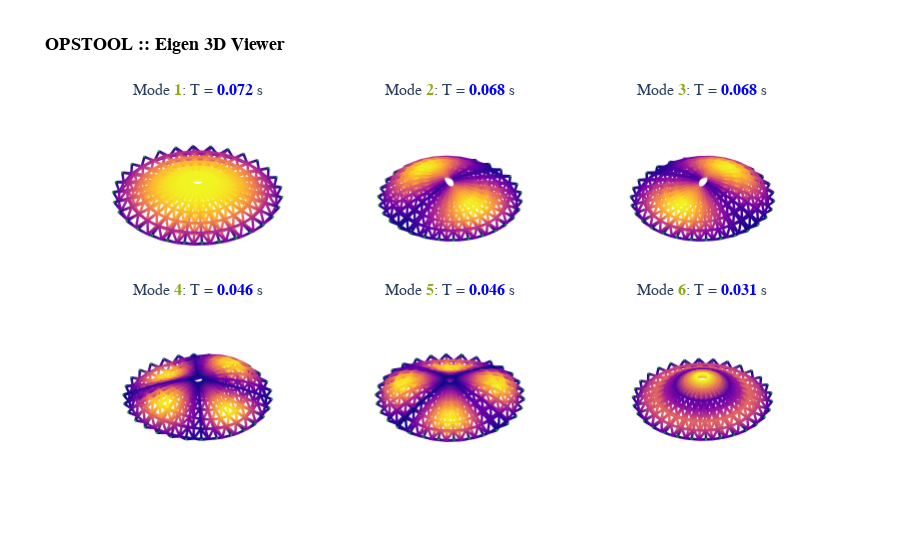

Notebook code for this chart:
### Markdown cell above
* ### Eigenvalue Analysis
Let's get the first 6 periods of the structure to see if they coincide with the ones in paper.

### Code cell
opst.post.save_eigen_data(odb_tag="eigen", mode_tag=6)
fig = opsvis.plot_eigen(odb_tag="eigen", mode_tags=6, subplots=True)
fig.show()

### Figure 1 — Plotly figure (JSON) as saved in the notebook; plotly's stock layout.template omitted (floating-point values rounded to 4 significant figures; data arrays with more than 128 entries replaced by an {"elided": "..."} marker saying what was removed)
{"data": [{"connectgaps": false, "hoverinfo": "skip", "line": {"cmax": null, "cmin": null, "color": {"elided": "4230 float values"}, "coloraxis": "coloraxis", "width": 5}, "mode": "lines", "scene": "scene", "type": "scatter3d", "x": {"elided": "4230 float values"}, "y": {"elided": "4230 float values"}, "z": {"elided": "4230 float values"}}, {"connectgaps": false, "hoverinfo": "skip", "line": {"color": "#15b01a", "width": 1}, "mode": "lines", "name": "BC", "scene": "scene", "type": "scatter3d", "x": {"elided": "540 float values"}, "y": {"elided": "540 float values"}, "z": {"elided": "540 float values"}}, {"connectgaps": false, "hoverinfo": "skip", "line": {"cmax": null, "cmin": null, "color": {"elided": "4230 float values"}, "coloraxis": "coloraxis2", "width": 5}, "mode": "lines", "scene": "scene2", "type": "scatter3d", "x": {"elided": "4230 float values"}, "y": {"elided": "4230 float values"}, "z": {"elided": "4230 float values"}}, {"connectgaps": false, "hoverinfo": "skip", "line": {"color": "#15b01a", "width": 1}, "mode": "lines", "name": "BC", "scene": "scene2", "type": "scatter3d", "x": {"elided": "540 float values"}, "y": {"elided": "540 float values"}, "z": {"elided": "540 float values"}}, {"connectgaps": false, "hoverinfo": "skip", "line": {"cmax": null, "cmin": null, "color": {"elided": "4230 float values"}, "coloraxis": "coloraxis3", "width": 5}, "mode": "lines", "scene": "scene3", "type": "scatter3d", "x": {"elided": "4230 float values"}, "y": {"elided": "4230 float values"}, "z": {"elided": "4230 float values"}}, {"connectgaps": false, "hoverinfo": "skip", "line": {"color": "#15b01a", "width": 1}, "mode": "lines", "name": "BC", "scene": "scene3", "type": "scatter3d", "x": {"elided": "540 float values"}, "y": {"elided": "540 float values"}, "z": {"elided": "540 float values"}}, {"connectgaps": false, "hoverinfo": "skip", "line": {"cmax": null, "cmin": null, "color": {"elided": "4230 float values"}, "coloraxis": "coloraxis4", "width": 5}, "mode": "lines", "scene": "scene4", "type": "scatter3d", "x": {"elided": "4230 float values"}, "y": {"elided": "4230 float values"}, "z": {"elided": "4230 float values"}}, {"connectgaps": false, "hoverinfo": "skip", "line": {"color": "#15b01a", "width": 1}, "mode": "lines", "name": "BC", "scene": "scene4", "type": "scatter3d", "x": {"elided": "540 float values"}, "y": {"elided": "540 float values"}, "z": {"elided": "540 float values"}}, {"connectgaps": false, "hoverinfo": "skip", "line": {"cmax": null, "cmin": null, "color": {"elided": "4230 float values"}, "coloraxis": "coloraxis5", "width": 5}, "mode": "lines", "scene": "scene5", "type": "scatter3d", "x": {"elided": "4230 float values"}, "y": {"elided": "4230 float values"}, "z": {"elided": "4230 float values"}}, {"connectgaps": false, "hoverinfo": "skip", "line": {"color": "#15b01a", "width": 1}, "mode": "lines", "name": "BC", "scene": "scene5", "type": "scatter3d", "x": {"elided": "540 float values"}, "y": {"elided": "540 float values"}, "z": {"elided": "540 float values"}}, {"connectgaps": false, "hoverinfo": "skip", "line": {"cmax": null, "cmin": null, "color": {"elided": "4230 float values"}, "coloraxis": "coloraxis6", "width": 5}, "mode": "lines", "scene": "scene6", "type": "scatter3d", "x": {"elided": "4230 float values"}, "y": {"elided": "4230 float values"}, "z": {"elided": "4230 float values"}}, {"connectgaps": false, "hoverinfo": "skip", "line": {"color": "#15b01a", "width": 1}, "mode": "lines", "name": "BC", "scene": "scene6", "type": "scatter3d", "x": {"elided": "540 float values"}, "y": {"elided": "540 float values"}, "z": {"elided": "540 float values"}}], "layout": {"annotations": [{"font": {"size": 16}, "showarrow": false, "text": "Mode <b><span style=\"color:#8eab12; font-weight:bold\">1</span></b>: T = <b><span style=\"color:blue; font-weight:bold\">0.072</span></b> s", "x": 0.1589, "xanchor": "center", "xref": "paper", "y": 1, "yanchor": "bottom", "yref": "paper"}, {"font": {"size": 16}, "showarrow": false, "text": "Mode <b><span style=\"color:#8eab12; font-weight:bold\">2</span></b>: T = <b><span style=\"color:blue; font-weight:bold\">0.068</span></b> s", "x": 0.5, "xanchor": "center", "xref": "paper", "y": 1, "yanchor": "bottom", "yref": "paper"}, {"font": {"size": 16}, "showarrow": false, "text": "Mode <b><span style=\"color:#8eab12; font-weight:bold\">3</span></b>: T = <b><span style=\"color:blue; font-weight:bold\">0.068</span></b> s", "x": 0.8411, "xanchor": "center", "xref": "paper", "y": 1, "yanchor": "bottom", "yref": "paper"}, {"font": {"size": 16}, "showarrow": false, "text": "Mode <b><span style=\"color:#8eab12; font-weight:bold\">4</span></b>: T = <b><span style=\"color:blue; font-weight:bold\">0.046</span></b> s", "x": 0.1589, "xanchor": "center", "xref": "paper", "y": 0.475, "yanchor": "bottom", "yref": "paper"}, {"font": {"size": 16}, "showarrow": false, "text": "Mode <b><span style=\"color:#8eab12; font-weight:bold\">5</span></b>: T = <b><span style=\"color:blue; font-weight:bold\">0.046</span></b> s", "x": 0.5, "xanchor": "center", "xref": "paper", "y": 0.475, "yanchor": "bottom", "yref": "paper"}, {"font": {"size": 16}, "showarrow": false, "text": "Mode <b><span style=\"color:#8eab12; font-weight:bold\">6</span></b>: T = <b><span style=\"color:blue; font-weight:bold\">0.031</span></b> s", "x": 0.8411, "xanchor": "center", "xref": "paper", "y": 0.475, "yanchor": "bottom", "yref": "paper"}], "autosize": true, "coloraxis": {"showscale": false}, "coloraxis2": {"showscale": false}, "coloraxis3": {"showscale": false}, "coloraxis4": {"showscale": false}, "coloraxis5": {"showscale": false}, "coloraxis6": {"showscale": false}, "font": {"family": "Arial, sans-serif"}, "scene": {"aspectmode": "data", "aspectratio": {"x": 1, "y": 1, "z": 1}, "camera": {"eye": {"x": -3.5, "y": -3.5, "z": 3.5}, "projection": {"type": "orthographic"}}, "domain": {"x": [0, 0.3178], "y": [0.525, 1]}, "xaxis": {"showgrid": false, "visible": false, "zeroline": false}, "yaxis": {"showgrid": false, "visible": false, "zeroline": false}, "zaxis": {"showgrid": false, "visible": false, "zeroline": false}}, "scene2": {"aspectmode": "data", "aspectratio": {"x": 1, "y": 1, "z": 1}, "camera": {"eye": {"x": -3.5, "y": -3.5, "z": 3.5}, "projection": {"type": "orthographic"}}, "domain": {"x": [0.3411, 0.6589], "y": [0.525, 1]}, "xaxis": {"showgrid": false, "visible": false, "zeroline": false}, "yaxis": {"showgrid": false, "visible": false, "zeroline": false}, "zaxis": {"showgrid": false, "visible": false, "zeroline": false}}, "scene3": {"aspectmode": "data", "aspectratio": {"x": 1, "y": 1, "z": 1}, "camera": {"eye": {"x": -3.5, "y": -3.5, "z": 3.5}, "projection": {"type": "orthographic"}}, "domain": {"x": [0.6822, 1], "y": [0.525, 1]}, "xaxis": {"showgrid": false, "visible": false, "zeroline": false}, "yaxis": {"showgrid": false, "visible": false, "zeroline": false}, "zaxis": {"showgrid": false, "visible": false, "zeroline": false}}, "scene4": {"aspectmode": "data", "aspectratio": {"x": 1, "y": 1, "z": 1}, "camera": {"eye": {"x": -3.5, "y": -3.5, "z": 3.5}, "projection": {"type": "orthographic"}}, "domain": {"x": [0, 0.3178], "y": [0, 0.475]}, "xaxis": {"showgrid": false, "visible": false, "zeroline": false}, "yaxis": {"showgrid": false, "visible": false, "zeroline": false}, "zaxis": {"showgrid": false, "visible": false, "zeroline": false}}, "scene5": {"aspectmode": "data", "aspectratio": {"x": 1, "y": 1, "z": 1}, "camera": {"eye": {"x": -3.5, "y": -3.5, "z": 3.5}, "projection": {"type": "orthographic"}}, "domain": {"x": [0.3411, 0.6589], "y": [0, 0.475]}, "xaxis": {"showgrid": false, "visible": false, "zeroline": false}, "yaxis": {"showgrid": false, "visible": false, "zeroline": false}, "zaxis": {"showgrid": false, "visible": false, "zeroline": false}}, "scene6": {"aspectmode": "data", "aspectratio": {"x": 1, "y": 1, "z": 1}, "camera": {"eye": {"x": -3.5, "y": -3.5, "z": 3.5}, "projection": {"type": "orthographic"}}, "domain": {"x": [0.6822, 1], "y": [0, 0.475]}, "xaxis": {"showgrid": false, "visible": false, "zeroline": false}, "yaxis": {"showgrid": false, "visible": false, "zeroline": false}, "zaxis": {"showgrid": false, "visible": false, "zeroline": false}}, "showlegend": false, "title": {"font": {"color": "black", "family": "courier", "size": 18}, "text": "<b>OPSTOOL :: Eigen 3D Viewer</b>"}}}
